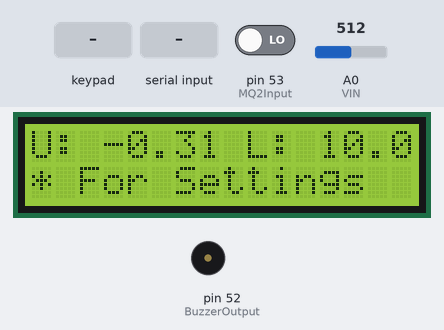
Bench run of a sketch on a simulated Arduino Mega 2560, built with avr-gcc and run on an emulated ATmega2560. Parts: 16×2 character LCD, buzzer (waves = sounding, pin HIGH). Inputs (shaded band) come from the test bench; at power-on: pin 53 (MQ2Input) LOW, A0 (VIN) = 512. The modem accepts every AT command (registered, SIM ready, sends succeed) and sends nothing else; what the sketch prints to the serial monitor is not drawn.

Above: at 1.2 s.
1.3 s: key '*' pressed
At 1.8 s:
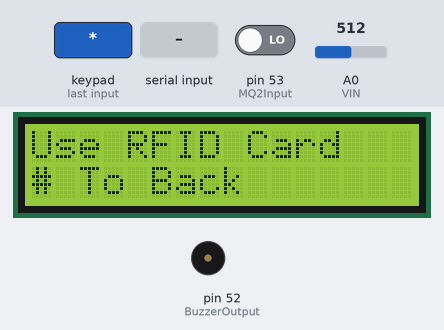
2.8 s: "False " received over Serial
At 3.9 s:
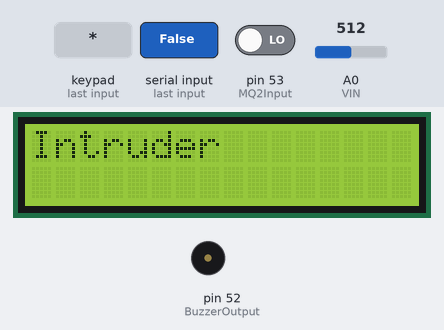
4.4 s: pin 53 (MQ2Input) driven HIGH
At 4.9 s:
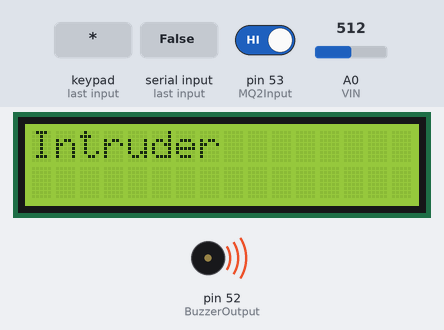
5.9 s: "True  " received over Serial
At 6.41 s:
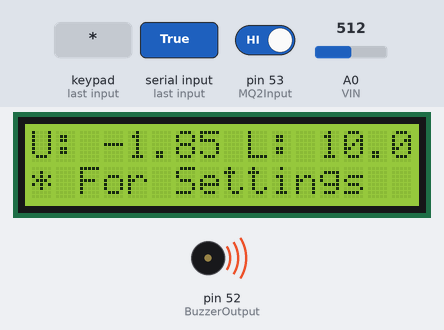
8.4 s: keypad keys 2 4 2 5 2 6 * pressed 0.4 s apart
At 13.5 s:
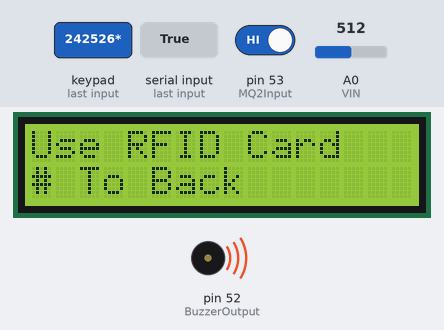
13.8 s: "True  " received over Serial
At 15.4 s:
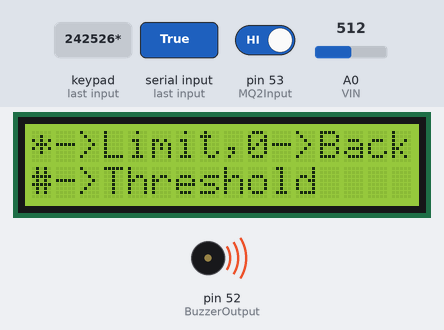
Timing chart, 0 to 16.4 s (numbered marks = the images above; inputs shaded):
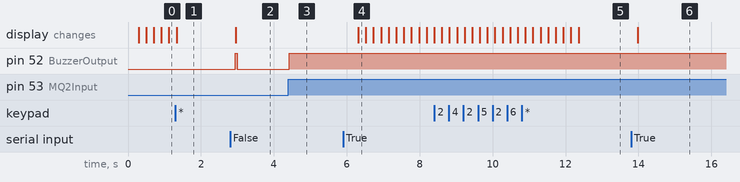

Measured:
- after the input at 1.3 s, the display: changes at once (image 1)
- after the input at 2.8 s, pin 52 (BuzzerOutput): LOW → HIGH after 0.15 s, → LOW 0.05 s later; the display: changes after 0.15 s (image 2)
- after the input at 4.4 s, pin 52 (BuzzerOutput): LOW → HIGH at once
- after the input at 5.9 s, the display: changes after 0.42 s (image 4)
- after the input at 8.4 s, the display: first differs from a run without the input after 4.0 s (image 5)
- after the input at 13.8 s, the display: changes after 0.18 s (image 6)

The sketch:

SmartElectricMeter.ino
```cpp
#include <LiquidCrystal.h>
#include <Keypad.h>


//Current Measureent
#define VIN A0
const float VCC   = 5.0;// supply voltage Normally 5V.
const int model = 0;   // enter the model number (see below)
float cutOffLimit = 0.1;// set the current which below that value, doesn't matter.
/*
          "ACS712ELCTR-05B-T",// for model use 0
          "ACS712ELCTR-20A-T",// for model use 1
          "ACS712ELCTR-30A-T"// for model use 2
*/
float sensitivity[] ={
          0.185,// for ACS712ELCTR-05B-T
          0.100,// for ACS712ELCTR-20A-T
          0.066// for ACS712ELCTR-30A-T
};
const float QOV =  0.5 * VCC; //set quiescent Output voltage of 0.5V
float voltage;
// end Current Measurement


//LCD0 setup
const int rs = 12, en = 11, d4 = 5, d5 = 4, d6 = 3, d7 = 2;
LiquidCrystal lcd(rs, en, d4, d5, d6, d7);
//end LCD0 Setup

//Keypad setup
const byte ROWS = 4;
const byte COLS = 3;
char hexaKeys[ROWS][COLS] = {
  {'1', '2', '3'},
  {'4', '5', '6'},
  {'7', '8', '9'},
  {'*', '0', '#'}
};
byte rowPins[ROWS] = {27, 28, 29, 30};
byte colPins[COLS] = {24, 25, 26};
Keypad cusKeypad = Keypad( makeKeymap(hexaKeys), rowPins, colPins, ROWS, COLS);
//end Keypad Setup


const int MQ2Input = 53;
const int BuzzerOutput = 52;
int MQ2State = 0;


//Program Variables
  String s ="ABCDEFG";
  String RfResponse = "Null  ";


  //Booleans For Programm Control Flow
  bool displayInfoStage = true;
    bool displayInfoDiaplayed = false;
  bool settingsVerificationOptionStage = false;
    bool settingsVerificationInfoDisplayed = false;
  bool intruderAlertStage = false;
  bool valueResetOptionStage = false;
    bool valueResetOptionInfoDisplayed = false;
   bool powerLimitNotification = true;
   bool intruderNotification = true;
   bool fireNotification = true;

//Power Measurement Variables
float energy = 0.0;
float limit  =10.0;
float powerThreshold = 9.0;


void setup() {
  lcd.begin(16, 2);
  lcd.setCursor(0, 1);
  lcd.clear();
  pinMode(BuzzerOutput,OUTPUT);
  Serial.begin(9600);
  Serial3.begin(9600);
}


void loop() {
  // Display Info Stage
  if(displayInfoStage){
    if(!displayInfoDiaplayed){
      String line1 = "U: "+String(energy,2)+" L: "+String(limit,1);
      String line2 = "* For Settings";
      LCDWriter(line1,line2);
      displayInfoDiaplayed=true;
    }
    char settingsOption =  cusKeypad.getKey();
    if(settingsOption=='*'){
      settingsVerificationOptionStage=true;
      displayInfoStage=false;
    }
    String line1 = "U: "+String(energy,2)+" L: "+String(limit,1);
    String line2 = "* For Settings";
    LCDWriter(line1,line2);
  }
  //Enter Settings Verification Stage
  if(settingsVerificationOptionStage){
    if(!settingsVerificationInfoDisplayed){
      String line1 = "Use RFID Card";
      String line2 = "# To Back";
      LCDWriter(line1,line2);
      settingsVerificationInfoDisplayed=true;
    }
    char settingsOption =  cusKeypad.getKey();
    if(settingsOption=='#'){
      Serial.println('#');
      displayInfoStage=true;
      displayInfoDiaplayed=false;
      settingsVerificationInfoDisplayed=false;
      settingsVerificationOptionStage=false;
    }
    listenRFResponse();
    if(RfResponse.equals("True  ")){
      Serial.println("ID matched");
      valueResetOptionStage = true;
      valueResetOptionInfoDisplayed = false;
      displayInfoStage=false;
      displayInfoDiaplayed=false;
      settingsVerificationInfoDisplayed=false;
      settingsVerificationOptionStage=false;
    }
    if(RfResponse.equals("False ")){
      Serial.println("ID did not match.");
      intruderAlertStage = true;
      displayInfoDiaplayed=false;
      settingsVerificationInfoDisplayed=false;
      displayInfoStage=false;
      settingsVerificationOptionStage=false;
    }
  }

  // Value Reset Option Stage
  if(valueResetOptionStage) {
    if(!valueResetOptionInfoDisplayed){
      lcd.clear();
      lcd.setCursor(0,0);
      lcd.print("*->Limit,0->Back");
      lcd.setCursor(0,1);
      lcd.print("#->Threshold");
      valueResetOptionInfoDisplayed= true;
    }
    char valueResetOption =  cusKeypad.getKey();
    if(valueResetOption == '0'){
      valueResetOptionStage = false;
      displayInfoDiaplayed=false;
      settingsVerificationInfoDisplayed=false;
      displayInfoStage=true;
      settingsVerificationOptionStage=false;
    }else if(valueResetOption == '*'){
      limit=getLimitFromUser();
      Serial.println(limit);
    }else if(valueResetOption == '#'){
      powerThreshold=getThresholdFromUser();
      Serial.println(powerThreshold);
    }
  }
  //Intruder Detected Stage
  if(intruderAlertStage){
    digitalWrite(BuzzerOutput,HIGH);
    lcd.clear();
    lcd.setCursor(0,0);
    lcd.print("Intruder");
    listenRFResponse();
    if(intruderNotification){
      SendMessage("!!!Intruder Alert!!!");
      intruderNotification=false;
    }

    if(RfResponse.equals("True  ")){
      intruderAlertStage = false;
      displayInfoDiaplayed=false;
      settingsVerificationInfoDisplayed=false;
      displayInfoStage=true;
      settingsVerificationOptionStage=false;
      intruderNotification=true;
    }
  }

  //Measure Energy
  energy = energy+currentSensor();
  if(energy>=(limit-powerThreshold)){
    if(powerLimitNotification){
      SendMessage("Remaining Power is low. Please Recharge");
      powerLimitNotification=false;
    }
  }
  Serial.println(energy);

  // MQ2 sensor:
  MQ2State = digitalRead(MQ2Input);
  if(MQ2State == HIGH){
    digitalWrite(BuzzerOutput,HIGH);
    if(fireNotification){
      SendMessage("!! FIRE AT HOUSE. Call 999 !!");
      fireNotification= false;
    }
  }else{
    digitalWrite(BuzzerOutput,LOW);
    fireNotification= true;
  }
  delay(200);
}

void listenRFResponse(){
  for(int i=0;i<6;++i){
    RfResponse[i]=Serial.read();
  }
}

float currentSensor(){
  float voltage_raw =   (5.0 / 1023.0)* analogRead(VIN);// Read the voltage from sensor
  voltage =  voltage_raw - QOV;// 0.000 is a value to make voltage zero when there is no current
  float current = (voltage-0.05) / sensitivity[model];
  float power = 12*current; // Voltage*Current
  Serial.print(power);
  Serial.print("  ");
  float energy = power*(200.0/1000.0);
  float energyUnit = (energy/1000)*100;
  return energyUnit;
}

void LCDWriter(String Line1,String Line2){
  lcd.clear();
  lcd.setCursor(0,0);
  lcd.print(Line1);
  lcd.setCursor(0,1);
  lcd.print(Line2);
}

float getLimitFromUser(){
  float limitVal=0.0;
  lcd.clear();
  lcd.setCursor(0,0);
  lcd.print("*=>Enter Limit");
  String limitString="";
  char ch=cusKeypad.getKey();
  while(true){
    if(ch=='*') break;
    limitString=limitString+String(ch);
    lcd.setCursor(0,1);
    lcd.print(limitString);
    ch=cusKeypad.getKey();
  }
  limitVal=limitString.toFloat();
  valueResetOptionInfoDisplayed=false;
  energy=0;
  powerLimitNotification=true;
  return limitVal;
}

int getThresholdFromUser(){
  float thresholdVal=0.0;
  lcd.clear();
  lcd.setCursor(0,0);
  lcd.print("#=>Enter Trheshold");
  String thresholdString="";
  char ch=cusKeypad.getKey();
  while(true){
    if(ch=='#') break;
    thresholdString=thresholdString+String(ch);
    lcd.setCursor(0,1);
    lcd.print(thresholdString);
    ch=cusKeypad.getKey();
  }
  thresholdVal=thresholdString.toFloat();
  valueResetOptionInfoDisplayed=false;
  return thresholdVal;
}


void SendMessage(String message){
  Serial3.println("AT+CMGF=1");    //Sets the GSM Module in Text Mode
  delay(10);
  Serial3.println("AT+CMGS=\"+88001700112233\"\r"); // Replace x with mobile number
  delay(10);
  Serial3.println(message);// The SMS text you want to send
  delay(10);
  Serial3.println((char)26);// ASCII code of CTRL+Z
  delay(10);
}
```
